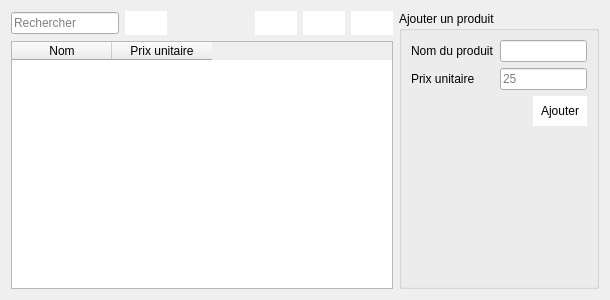
<?xml version="1.0" encoding="UTF-8"?>
<ui version="4.0">
 <class>AjoutAutres</class>
 <widget class="QDialog" name="AjoutAutres">
  <property name="geometry">
   <rect>
    <x>0</x>
    <y>0</y>
    <width>610</width>
    <height>300</height>
   </rect>
  </property>
  <property name="windowTitle">
   <string>Autres produits</string>
  </property>
  <layout class="QHBoxLayout" name="horizontalLayout_3">
   <item>
    <layout class="QVBoxLayout" name="verticalLayout_2">
     <item>
      <layout class="QHBoxLayout" name="horizontalLayout_2">
       <item>
        <widget class="QLineEdit" name="search">
         <property name="placeholderText">
          <string>Rechercher</string>
         </property>
        </widget>
       </item>
       <item>
        <widget class="QPushButton" name="pushButton_2">
         <property name="styleSheet">
          <string notr="true">background-color:white;
border:none;
padding:5px;</string>
         </property>
         <property name="text">
          <string/>
         </property>
         <property name="icon">
          <iconset resource="img.qrc">
           <normaloff>:/img/images/imprimer.png</normaloff>:/img/images/imprimer.png</iconset>
         </property>
        </widget>
       </item>
       <item>
        <spacer name="horizontalSpacer_2">
         <property name="orientation">
          <enum>Qt::Horizontal</enum>
         </property>
         <property name="sizeHint" stdset="0">
          <size>
           <width>40</width>
           <height>20</height>
          </size>
         </property>
        </spacer>
       </item>
       <item>
        <widget class="QPushButton" name="btn_modif_stock">
         <property name="enabled">
          <bool>false</bool>
         </property>
         <property name="styleSheet">
          <string notr="true">background-color:white;
border:none;
padding:5px;</string>
         </property>
         <property name="text">
          <string/>
         </property>
         <property name="icon">
          <iconset resource="img.qrc">
           <normaloff>:/img/images/ellipsis-horizontal-circle-outline.svg</normaloff>:/img/images/ellipsis-horizontal-circle-outline.svg</iconset>
         </property>
        </widget>
       </item>
       <item>
        <widget class="QPushButton" name="btn_edit">
         <property name="enabled">
          <bool>false</bool>
         </property>
         <property name="styleSheet">
          <string notr="true">background-color:white;
border:none;
padding:5px;</string>
         </property>
         <property name="text">
          <string/>
         </property>
         <property name="icon">
          <iconset resource="img.qrc">
           <normaloff>:/img/images/edit.png</normaloff>:/img/images/edit.png</iconset>
         </property>
        </widget>
       </item>
       <item>
        <widget class="QPushButton" name="btn_del">
         <property name="enabled">
          <bool>false</bool>
         </property>
         <property name="styleSheet">
          <string notr="true">background-color:white;
border:none;
padding:5px;</string>
         </property>
         <property name="text">
          <string/>
         </property>
         <property name="icon">
          <iconset resource="img.qrc">
           <normaloff>:/img/images/trash-outline.svg</normaloff>:/img/images/trash-outline.svg</iconset>
         </property>
        </widget>
       </item>
      </layout>
     </item>
     <item>
      <widget class="QTableWidget" name="table_liste_point_vente">
       <property name="gridStyle">
        <enum>Qt::DashDotDotLine</enum>
       </property>
       <column>
        <property name="text">
         <string>Nom</string>
        </property>
       </column>
       <column>
        <property name="text">
         <string>Prix unitaire</string>
        </property>
       </column>
      </widget>
     </item>
    </layout>
   </item>
   <item>
    <widget class="QGroupBox" name="groupBox">
     <property name="maximumSize">
      <size>
       <width>200</width>
       <height>16777215</height>
      </size>
     </property>
     <property name="title">
      <string>Ajouter un produit</string>
     </property>
     <layout class="QVBoxLayout" name="verticalLayout">
      <item>
       <layout class="QFormLayout" name="formLayout">
        <property name="fieldGrowthPolicy">
         <enum>QFormLayout::AllNonFixedFieldsGrow</enum>
        </property>
        <item row="0" column="0">
         <widget class="QLabel" name="label">
          <property name="text">
           <string>Nom du produit</string>
          </property>
         </widget>
        </item>
        <item row="0" column="1">
         <widget class="QLineEdit" name="nom">
          <property name="placeholderText">
           <string/>
          </property>
         </widget>
        </item>
        <item row="1" column="0">
         <widget class="QLabel" name="label_3">
          <property name="text">
           <string>Prix unitaire</string>
          </property>
         </widget>
        </item>
        <item row="1" column="1">
         <widget class="QLineEdit" name="prix_par_m2">
          <property name="placeholderText">
           <string>25</string>
          </property>
         </widget>
        </item>
       </layout>
      </item>
      <item>
       <layout class="QHBoxLayout" name="horizontalLayout">
        <item>
         <spacer name="horizontalSpacer">
          <property name="orientation">
           <enum>Qt::Horizontal</enum>
          </property>
          <property name="sizeHint" stdset="0">
           <size>
            <width>40</width>
            <height>20</height>
           </size>
          </property>
         </spacer>
        </item>
        <item>
         <widget class="QPushButton" name="pushButton">
          <property name="styleSheet">
           <string notr="true">border:none;
background-color:white;
padding:8px;</string>
          </property>
          <property name="text">
           <string>Ajouter</string>
          </property>
         </widget>
        </item>
       </layout>
      </item>
      <item>
       <widget class="QLabel" name="alerte">
        <property name="text">
         <string/>
        </property>
       </widget>
      </item>
      <item>
       <spacer name="verticalSpacer">
        <property name="orientation">
         <enum>Qt::Vertical</enum>
        </property>
        <property name="sizeHint" stdset="0">
         <size>
          <width>20</width>
          <height>40</height>
         </size>
        </property>
       </spacer>
      </item>
     </layout>
    </widget>
   </item>
  </layout>
 </widget>
 <resources>
  <include location="img.qrc"/>
 </resources>
 <connections/>
</ui>
